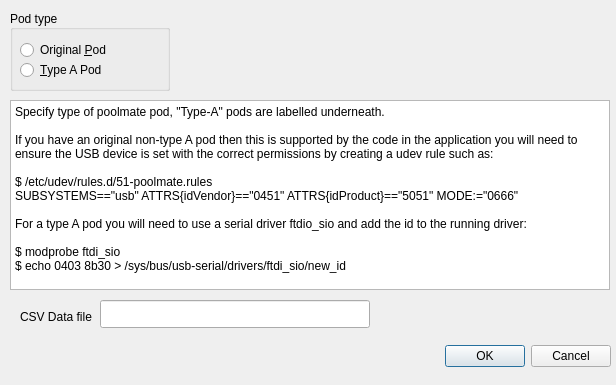
<?xml version="1.0" encoding="UTF-8"?>
<ui version="4.0">
 <class>ConfigDlg</class>
 <widget class="QDialog" name="ConfigDlg">
  <property name="geometry">
   <rect>
    <x>0</x>
    <y>0</y>
    <width>616</width>
    <height>385</height>
   </rect>
  </property>
  <property name="windowTitle">
   <string>Config</string>
  </property>
  <widget class="QDialogButtonBox" name="buttonBox">
   <property name="geometry">
    <rect>
     <x>270</x>
     <y>340</y>
     <width>341</width>
     <height>32</height>
    </rect>
   </property>
   <property name="orientation">
    <enum>Qt::Horizontal</enum>
   </property>
   <property name="standardButtons">
    <set>QDialogButtonBox::Cancel|QDialogButtonBox::Ok</set>
   </property>
  </widget>
  <widget class="QGroupBox" name="groupBox">
   <property name="geometry">
    <rect>
     <x>10</x>
     <y>10</y>
     <width>160</width>
     <height>81</height>
    </rect>
   </property>
   <property name="toolTip">
    <string>&lt;html&gt;&lt;head/&gt;&lt;body&gt;&lt;p&gt;Swimovate poolmate pod type.&lt;/p&gt;&lt;p&gt;Type A pods have a &amp;quot;Type A&amp;quot; sticker underneath.&lt;/p&gt;&lt;/body&gt;&lt;/html&gt;</string>
   </property>
   <property name="title">
    <string>Pod type</string>
   </property>
   <property name="alignment">
    <set>Qt::AlignLeading|Qt::AlignLeft|Qt::AlignVCenter</set>
   </property>
   <widget class="QRadioButton" name="podOriginal">
    <property name="geometry">
     <rect>
      <x>10</x>
      <y>30</y>
      <width>100</width>
      <height>20</height>
     </rect>
    </property>
    <property name="text">
     <string>Original &amp;Pod</string>
    </property>
   </widget>
   <widget class="QRadioButton" name="podTypeA">
    <property name="geometry">
     <rect>
      <x>10</x>
      <y>50</y>
      <width>100</width>
      <height>20</height>
     </rect>
    </property>
    <property name="text">
     <string>&amp;Type A Pod</string>
    </property>
   </widget>
  </widget>
  <widget class="QLabel" name="label">
   <property name="geometry">
    <rect>
     <x>20</x>
     <y>310</y>
     <width>80</width>
     <height>14</height>
    </rect>
   </property>
   <property name="text">
    <string>CSV Data file</string>
   </property>
  </widget>
  <widget class="QLineEdit" name="dataFile">
   <property name="geometry">
    <rect>
     <x>100</x>
     <y>300</y>
     <width>270</width>
     <height>28</height>
    </rect>
   </property>
   <property name="toolTip">
    <string>&lt;html&gt;&lt;head/&gt;&lt;body&gt;&lt;p&gt;Location of csv datafile.&lt;/p&gt;&lt;/body&gt;&lt;/html&gt;</string>
   </property>
  </widget>
  <widget class="QTextBrowser" name="textBrowser">
   <property name="geometry">
    <rect>
     <x>10</x>
     <y>100</y>
     <width>600</width>
     <height>190</height>
    </rect>
   </property>
   <property name="html">
    <string>&lt;!DOCTYPE HTML PUBLIC &quot;-//W3C//DTD HTML 4.0//EN&quot; &quot;http://www.w3.org/TR/REC-html40/strict.dtd&quot;&gt;
&lt;html&gt;&lt;head&gt;&lt;meta name=&quot;qrichtext&quot; content=&quot;1&quot; /&gt;&lt;style type=&quot;text/css&quot;&gt;
p, li { white-space: pre-wrap; }
&lt;/style&gt;&lt;/head&gt;&lt;body style=&quot; font-family:'Arial'; font-size:9pt; font-weight:400; font-style:normal;&quot;&gt;
&lt;p style=&quot; margin-top:0px; margin-bottom:0px; margin-left:0px; margin-right:0px; -qt-block-indent:0; text-indent:0px;&quot;&gt;Specify type of poolmate pod, &amp;quot;Type-A&amp;quot; pods are labelled underneath.&lt;/p&gt;
&lt;p style=&quot;-qt-paragraph-type:empty; margin-top:0px; margin-bottom:0px; margin-left:0px; margin-right:0px; -qt-block-indent:0; text-indent:0px;&quot;&gt;&lt;br /&gt;&lt;/p&gt;
&lt;p style=&quot; margin-top:0px; margin-bottom:0px; margin-left:0px; margin-right:0px; -qt-block-indent:0; text-indent:0px;&quot;&gt;If you have an original non-type A pod then this is supported by the code in the application you will need to ensure the USB device is set with the correct permissions by creating a udev rule such as:&lt;/p&gt;
&lt;p style=&quot;-qt-paragraph-type:empty; margin-top:0px; margin-bottom:0px; margin-left:0px; margin-right:0px; -qt-block-indent:0; text-indent:0px;&quot;&gt;&lt;br /&gt;&lt;/p&gt;
&lt;p style=&quot; margin-top:0px; margin-bottom:0px; margin-left:0px; margin-right:0px; -qt-block-indent:0; text-indent:0px;&quot;&gt;$ /etc/udev/rules.d/51-poolmate.rules&lt;/p&gt;
&lt;p style=&quot; margin-top:0px; margin-bottom:0px; margin-left:0px; margin-right:0px; -qt-block-indent:0; text-indent:0px;&quot;&gt;SUBSYSTEMS==&amp;quot;usb&amp;quot; ATTRS{idVendor}==&amp;quot;0451&amp;quot; ATTRS{idProduct}==&amp;quot;5051&amp;quot; MODE:=&amp;quot;0666&amp;quot;&lt;/p&gt;
&lt;p style=&quot;-qt-paragraph-type:empty; margin-top:0px; margin-bottom:0px; margin-left:0px; margin-right:0px; -qt-block-indent:0; text-indent:0px;&quot;&gt;&lt;br /&gt;&lt;/p&gt;
&lt;p style=&quot; margin-top:0px; margin-bottom:0px; margin-left:0px; margin-right:0px; -qt-block-indent:0; text-indent:0px;&quot;&gt;For a type A pod you will need to use a serial driver ftdio_sio and add the id to the running driver:&lt;/p&gt;
&lt;p style=&quot;-qt-paragraph-type:empty; margin-top:0px; margin-bottom:0px; margin-left:0px; margin-right:0px; -qt-block-indent:0; text-indent:0px;&quot;&gt;&lt;br /&gt;&lt;/p&gt;
&lt;p style=&quot; margin-top:0px; margin-bottom:0px; margin-left:0px; margin-right:0px; -qt-block-indent:0; text-indent:0px;&quot;&gt;$ modprobe ftdi_sio&lt;/p&gt;
&lt;p style=&quot; margin-top:0px; margin-bottom:0px; margin-left:0px; margin-right:0px; -qt-block-indent:0; text-indent:0px;&quot;&gt;$ echo 0403 8b30 &amp;gt; /sys/bus/usb-serial/drivers/ftdi_sio/new_id&lt;/p&gt;&lt;/body&gt;&lt;/html&gt;</string>
   </property>
  </widget>
 </widget>
 <tabstops>
  <tabstop>podOriginal</tabstop>
  <tabstop>podTypeA</tabstop>
  <tabstop>textBrowser</tabstop>
  <tabstop>dataFile</tabstop>
 </tabstops>
 <resources/>
 <connections>
  <connection>
   <sender>buttonBox</sender>
   <signal>accepted()</signal>
   <receiver>ConfigDlg</receiver>
   <slot>accept()</slot>
   <hints>
    <hint type="sourcelabel">
     <x>388</x>
     <y>364</y>
    </hint>
    <hint type="destinationlabel">
     <x>157</x>
     <y>274</y>
    </hint>
   </hints>
  </connection>
  <connection>
   <sender>buttonBox</sender>
   <signal>rejected()</signal>
   <receiver>ConfigDlg</receiver>
   <slot>reject()</slot>
   <hints>
    <hint type="sourcelabel">
     <x>456</x>
     <y>370</y>
    </hint>
    <hint type="destinationlabel">
     <x>286</x>
     <y>274</y>
    </hint>
   </hints>
  </connection>
 </connections>
</ui>
